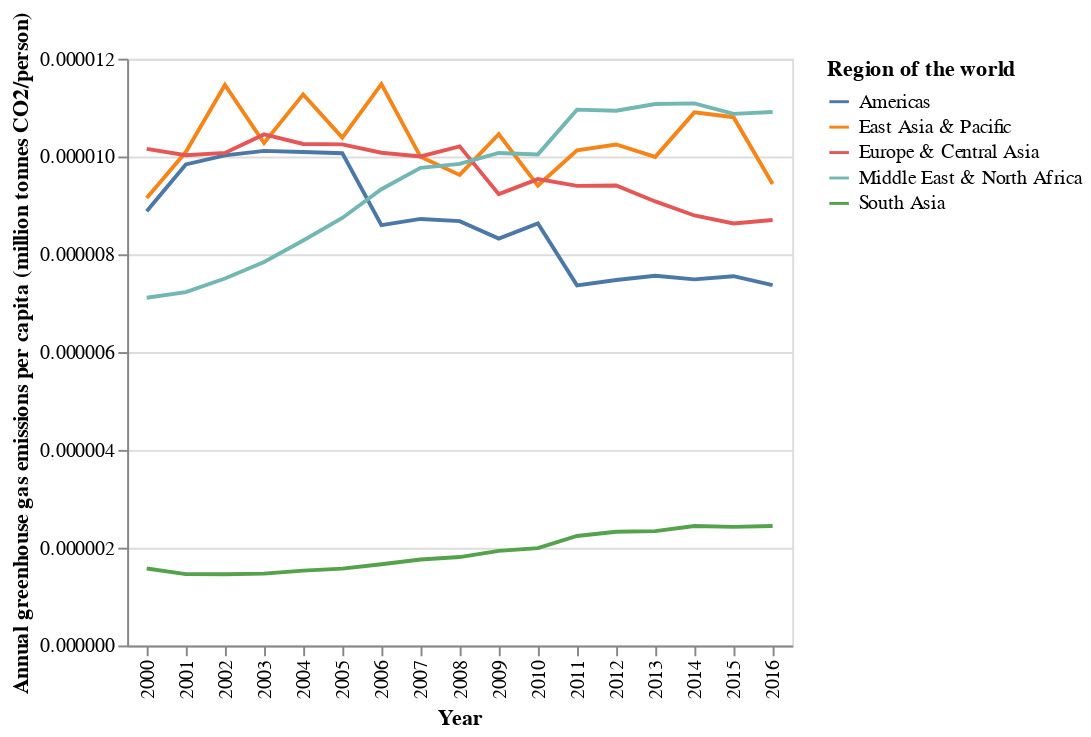

Here is the notebook cell this chart was saved with:
### Code cell
# Solution
alt.Chart(df).transform_aggregate(
    groupby=['region', 'year'],
    region_ghg = 'sum(ghg):Q',
    region_pop = 'sum(population):Q',
).transform_calculate(
    region_ghg_per_capita = 'datum.region_ghg / datum.region_pop'
).mark_line().encode(
    alt.X('year:O', title='Year'),
    alt.Y('region_ghg_per_capita:Q', title='Annual greenhouse gas emissions per capita (million tonnes CO2/person)'),
    alt.Color('region:N', title='Region of the world')
)

### Figure 1 — Vega-Lite specification as saved in the notebook (floating-point values rounded to 4 significant figures; data arrays with more than 128 entries replaced by an {"elided": "..."} marker saying what was removed)
{"config": {"view": {"continuousWidth": 400, "continuousHeight": 300}}, "data": {"name": "data-d45063d3c8cc0b539abb23040a611648"}, "mark": "line", "encoding": {"color": {"type": "nominal", "field": "region", "title": "Region of the world"}, "x": {"type": "ordinal", "field": "year", "title": "Year"}, "y": {"type": "quantitative", "field": "region_ghg_per_capita", "title": "Annual greenhouse gas emissions per capita (million tonnes CO2/person)"}}, "transform": [{"aggregate": [{"op": "sum", "field": "ghg", "as": "region_ghg"}, {"op": "sum", "field": "population", "as": "region_pop"}], "groupby": ["region", "year"]}, {"calculate": "datum.region_ghg / datum.region_pop", "as": "region_ghg_per_capita"}], "$schema": "https://vega.github.io/schema/vega-lite/v4.8.1.json", "datasets": {"data-d45063d3c8cc0b539abb23040a611648": {"elided": "816 records"}}}
